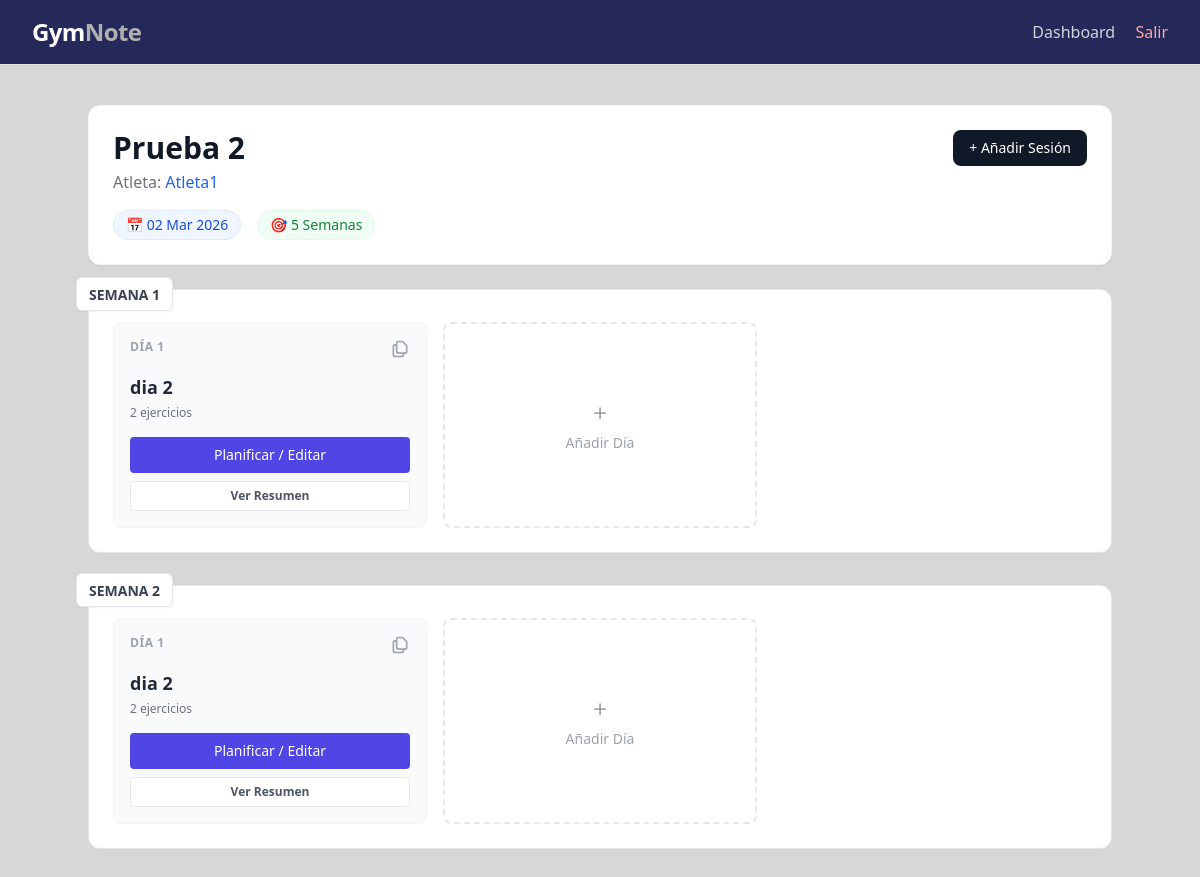
The page /mesociclo/3/ (signed in) on the database as committed earlier.
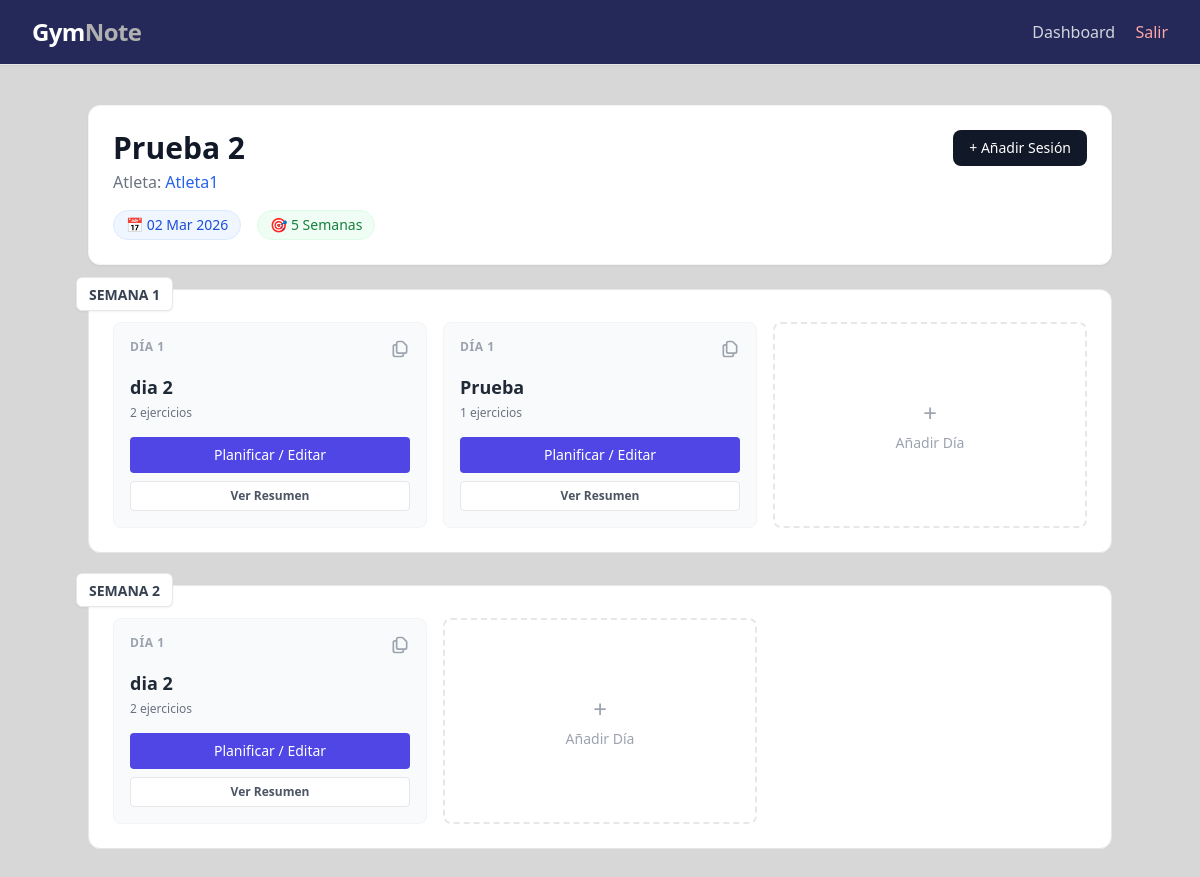
The same page on the database as committed later.
### core/models.py (models this page shows, shortened)
class Entrenamiento(models.Model):
    entrenador = models.ForeignKey(
        PerfilUsuario,
        on_delete=models.CASCADE,
        limit_choices_to={'tipo': 'entrenador'},  # Restringe la selección a usuarios con rol de entrenador.
        related_name='entrenamientos_creados'
    )
    atleta = models.ForeignKey(
        PerfilUsuario,
        on_delete=models.CASCADE,
        limit_choices_to={'tipo': 'atleta'},  # Restringe la selección a usuarios con rol de atleta.
        related_name='entrenamientos'
    )
    mesociclo = models.ForeignKey(
        Mesociclo,
        on_delete=models.SET_NULL,
        null=True,
        blank=True,
        related_name='entrenamientos',
        help_text="Bloque al que pertenece este entreno"
    )
    nombre = models.CharField(max_length=150, help_text="Nombre de la sesión (ej: Torso A)")
    notas = models.TextField(blank=True, help_text="Notas o comentarios del entrenamiento")
    semana = models.PositiveIntegerField(
        default=1,
        help_text="Número de semana dentro del mesociclo"
    )
    dia_orden = models.PositiveIntegerField(
        default=1,
        help_text="Orden de la sesión en la semana (1, 2, 3...)"
    )
    created_at = models.DateTimeField(auto_now_add=True)
    updated_at = models.DateTimeField(auto_now=True)
    class Meta:
        verbose_name = "Entrenamiento"
        verbose_name_plural = "Entrenamientos"
        ordering = ["-created_at"]
    nombre = models.CharField(max_length=150, help_text="Nombre del entrenamiento")
    notas = models.TextField(blank=True, help_text="Notas o comentarios del entrenamiento")
    ejercicios = models.ManyToManyField(
        Ejercicio,
        through='DetalleEntrenamiento',
        related_name='entrenamientos'
    )
    created_at = models.DateTimeField(auto_now_add=True)
    updated_at = models.DateTimeField(auto_now=True)
    class Meta:
        verbose_name = "Entrenamiento"
        verbose_name_plural = "Entrenamientos"
        ordering = ["-created_at"]  # Orden descendente por fecha de creación.

### core/views.py (the view)
# urls.py: path('mesociclo/<int:pk>/', MesocicloDetailView.as_view(), name='mesociclo_detalle'),
class MesocicloDetailView(LoginRequiredMixin, DetailView):
    model = Mesociclo
    template_name = "core/mesociclos/detalle.html"
    context_object_name = "mesociclo"
    def get_context_data(self, **kwargs):
        context = super().get_context_data(**kwargs)
        entrenamientos = self.object.entrenamientos.order_by('semana', 'dia_orden')
        semanas = {}
        for entreno in entrenamientos:
            if entreno.semana not in semanas:
                semanas[entreno.semana] = []
            semanas[entreno.semana].append(entreno)
        context['semanas_dict'] = semanas
        return context

### templates/core/mesociclos/detalle.html (shortened to what the changed rows need)
{% extends 'base.html' %}
{% block content %}
<div class="max-w-5xl mx-auto space-y-6">
    <div class="bg-white rounded-xl shadow-sm p-6 border border-gray-100 flex justify-between items-start">
        <div>
            <h1 class="text-3xl font-bold text-gray-900">{{ mesociclo.nombre }}</h1>
        </div>
    </div>
    <div class="space-y-8">
        {% for semana_num, entrenamientos in semanas_dict.items %}
        <div class="relative">
            <div class="absolute -left-3 -top-3 bg-white border border-gray-200 px-3 py-1 rounded-md shadow-sm z-10">
                <span class="text-sm font-bold text-gray-700">SEMANA {{ semana_num }}</span>
            </div>
            <div class="bg-white rounded-xl border border-gray-200 p-6 pt-8 grid grid-cols-1 md:grid-cols-2 lg:grid-cols-3 gap-4">
                {% for entreno in entrenamientos %}
                <div class="group relative flex flex-col justify-between bg-gray-50 hover:bg-blue-50 border border-gray-100 hover:border-blue-200 rounded-lg p-4 transition-all duration-200">
                    <div>
                        <div class="flex justify-between items-start mb-2">
                            <span class="text-xs font-bold text-gray-400 uppercase tracking-wider">DÍA {{ entreno.dia_orden }}</span>
                            {% if request.user.perfil.tipo == 'entrenador' %}
                            <form action="{% url 'entrenamiento_clonar' entreno.pk %}" method="POST" onsubmit="return confirm('¿Crear la Semana {{ semana_num|add:1 }} basada en esta sesión?');">
                                <button type="submit" title="Clonar a la siguiente semana" class="text-gray-400 hover:text-purple-600 transition-colors">
                                </button>
                            </form>
                            {% endif %}
                        </div>
                        <h3 class="font-bold text-gray-800 text-lg mb-1">{{ entreno.nombre }}</h3>
                        <p class="text-xs text-gray-500 mb-4">{{ entreno.detalles.count }} ejercicios</p>
                    </div>
                    {% if request.user.perfil.tipo == 'entrenador' %}
                        <div class="flex flex-col gap-2">
                            <a href="{% url 'entrenamiento_update' entreno.pk %}" class="w-full text-center bg-indigo-600 hover:bg-indigo-700 text-white font-medium py-2 rounded transition-colors text-sm">
                                Planificar / Editar
                            </a>
                            <a href="{% url 'entrenamiento_detail' entreno.pk %}" class="w-full text-center bg-white border border-gray-200 hover:bg-gray-50 text-gray-600 py-1.5 rounded transition-colors text-xs font-semibold">
                                Ver Resumen
                            </a>
                        </div>
                    {% else %}
                        <a href="{% url 'detalle_rutina' entreno.pk %}" class="w-full text-center bg-indigo-600 hover:bg-indigo-700 text-white font-bold py-2 rounded transition-colors text-sm shadow-sm flex items-center justify-center gap-2">
                            <span>💪</span> Entrenar
                        </a>
                    {% endif %}
                </div>
                {% endfor %}
                {% if request.user.perfil.tipo == 'entrenador' %}
                <a href="{% url 'entrenamiento_crear' %}?mesociclo={{ mesociclo.id }}&semana={{ semana_num }}" class="flex flex-col items-center justify-center border-2 border-dashed border-gray-200 rounded-lg p-4 text-gray-400 hover:text-blue-500 hover:border-blue-300 transition-colors h-full min-h-[140px]">
                    <span class="text-2xl mb-1">+</span>
                    <span class="text-sm font-medium">Añadir Día</span>
                </a>
                {% endif %}
            </div>
        </div>
        {% endfor %}
    </div>
</div>
{% endblock %}

Rows that differ between the two databases and show on the page:
added Entrenamiento: dia_orden "1", nombre "Prueba", detalles.count "1"
